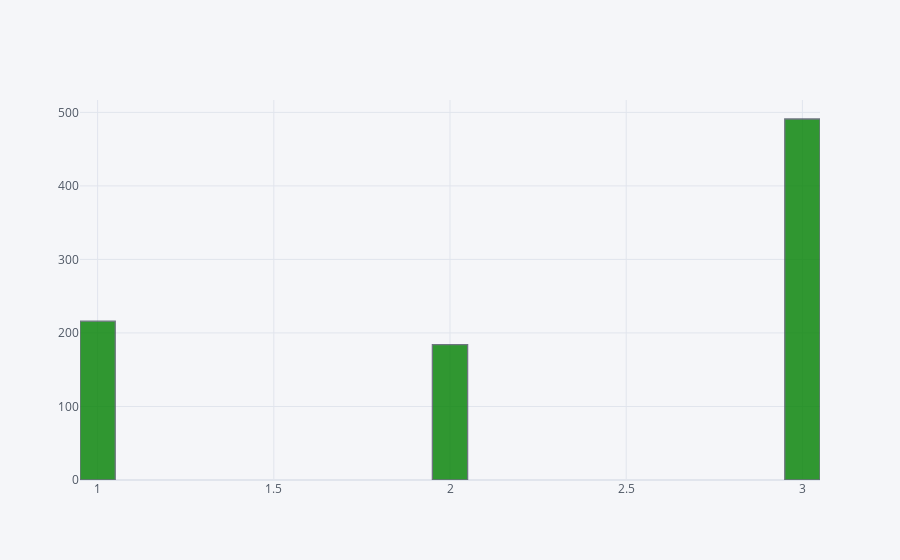

This figure's notebook cell:
### Code cell
train['Pclass'].iplot(kind='hist',bins=30,color='green')

### Figure 1 — Plotly figure (JSON) as saved in the notebook; plotly's stock layout.template omitted (floating-point values rounded to 4 significant figures; data arrays with more than 128 entries replaced by an {"elided": "..."} marker saying what was removed)
{"data": [{"histfunc": "count", "histnorm": "", "marker": {"color": "rgba(0, 128, 0, 1.0)", "line": {"color": "#4D5663", "width": 1.3}}, "name": "Pclass", "nbinsx": 30, "opacity": 0.8, "orientation": "v", "type": "histogram", "x": {"elided": "891 int values"}}], "layout": {"barmode": "overlay", "legend": {"bgcolor": "#F5F6F9", "font": {"color": "#4D5663"}}, "paper_bgcolor": "#F5F6F9", "plot_bgcolor": "#F5F6F9", "title": {"font": {"color": "#4D5663"}}, "xaxis": {"gridcolor": "#E1E5ED", "showgrid": true, "tickfont": {"color": "#4D5663"}, "title": {"font": {"color": "#4D5663"}, "text": ""}, "zerolinecolor": "#E1E5ED"}, "yaxis": {"gridcolor": "#E1E5ED", "showgrid": true, "tickfont": {"color": "#4D5663"}, "title": {"font": {"color": "#4D5663"}, "text": ""}, "zerolinecolor": "#E1E5ED"}}}
